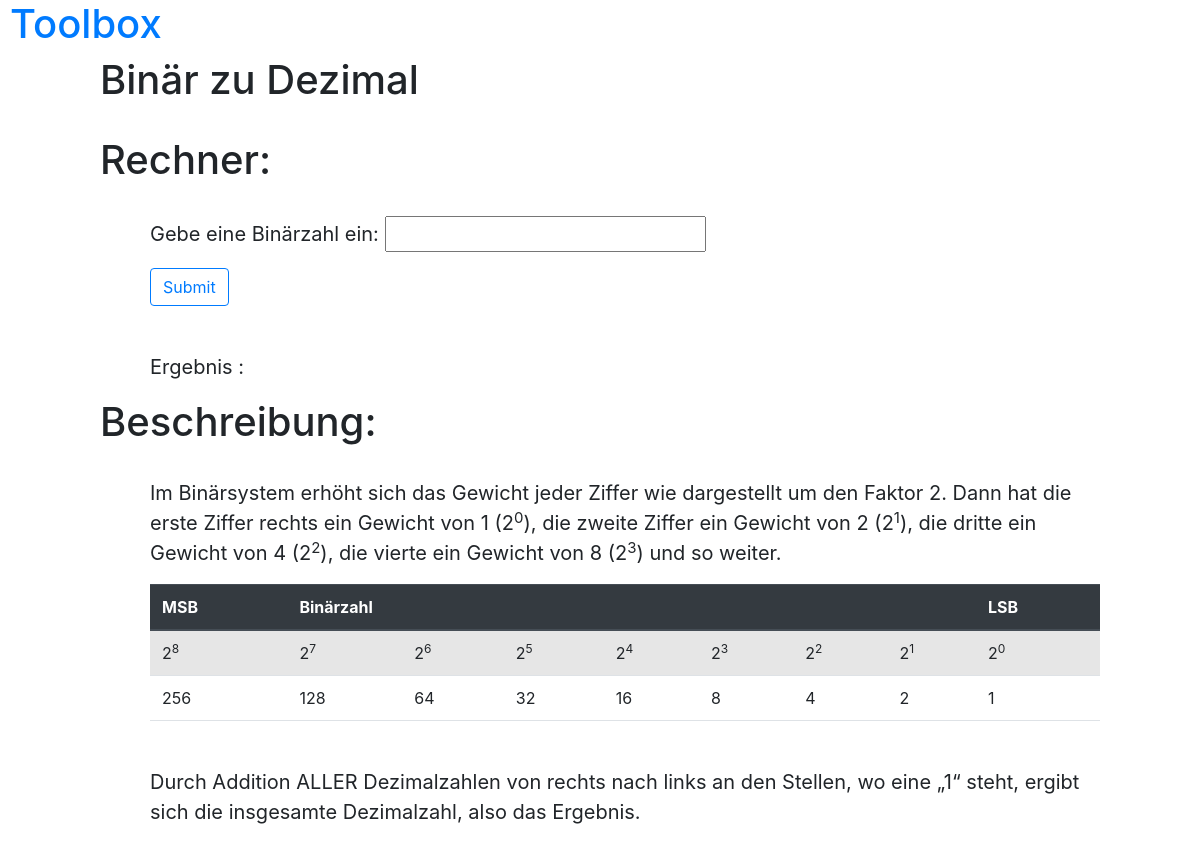
/1/, run on the app's committed database.
### app/models.py (models this page shows)
class Application(models.Model):
    class Meta:
        verbose_name_plural = 'Applications'
    id = models.IntegerField(primary_key=True)
    name = models.CharField(max_length=30)
    description = models.CharField(max_length=300)
    function = models.CharField(max_length=500)
    template_text = models.CharField(max_length=500)
    input_anzahl = models.IntegerField()
    output_anzahl = models.IntegerField()
    error_message = models.CharField(max_length=100)

### app/views.py (the view)
# urls.py: path('<int:pk>/', manage_functions, name='manage'),
def manage_functions(request, pk=None):
    if pk:
        function = Application.objects.get(pk=pk)
    val = function.template_text.replace('{{ opci }}', '0').replace('{{ error }}', '')
    for i in range(1, function.output_anzahl + 1):
        val = val.replace('{{ ' + alphabet[i] + ' }}', '')
    return render(request, f'app/template.html',
                  {'page_title': f'{function.name}',
                   'id': f'{pk}',
                   'op': 0,
                   'templatecode': val,
                   'description': function.description,
                   })

### templates/app/template.html (shortened to what this page needs)
{% extends 'app/base.html' %}
{% load bootstrap4 %}
{% block content %}
    <h1 style="margin-left: 50px;">{{ page_title }}</h1><br>
    <h1 style="margin-left: 50px;">Rechner:</h1><br>
    <form action="results" method="post">
        <div style="margin-left: 100px; margin-right: 100px; font-size: 20px;">
            {{ templatecode |safe }}
        </div>
    </form>
    <h1 style="margin-left: 50px;">Beschreibung:</h1><br>
    <div style="margin-left: 100px; margin-right: 100px; font-size: 20px;">
        {{ description |safe }}
    </div>
{% endblock %}

### data on the page
Application: name "Binär zu Dezimal", description "Im Binärsystem erhöht sich das Gewicht jeder Ziffer wie dargestellt um den Faktor 2. Dann hat die erste Ziffer rechts ein Gewicht von 1 ( 2 0 ), die zweite Ziffer ein Gewicht von 2 ( 2 1 ), die dritte ein Gewicht von 4 ( 2 2 ), die vierte ein Gewicht von 8 ( 2 3 ) und so weiter. MSB Binärzahl LSB 2 8 2 7 2 6 2 5 2 4 2 3 2 2 2 1 2 0 256 128 64 32 16 8 4 2 1 Durch Addition ALLER Dezimalzahlen von rechts nach links an den Stellen, wo eine „1“ steht, ergibt sich die insgesamte Dezimalzahl, also das Ergebnis."
